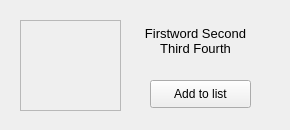
<?xml version="1.0" encoding="UTF-8"?>
<ui version="4.0">
 <class>WidgetForList</class>
 <widget class="QWidget" name="WidgetForList">
  <property name="geometry">
   <rect>
    <x>0</x>
    <y>0</y>
    <width>290</width>
    <height>130</height>
   </rect>
  </property>
  <property name="maximumSize">
   <size>
    <width>290</width>
    <height>130</height>
   </size>
  </property>
  <property name="windowTitle">
   <string>Form</string>
  </property>
  <widget class="QFrame" name="frame">
   <property name="geometry">
    <rect>
     <x>20</x>
     <y>20</y>
     <width>101</width>
     <height>91</height>
    </rect>
   </property>
   <property name="frameShape">
    <enum>QFrame::StyledPanel</enum>
   </property>
   <property name="frameShadow">
    <enum>QFrame::Raised</enum>
   </property>
  </widget>
  <widget class="QLabel" name="label">
   <property name="geometry">
    <rect>
     <x>140</x>
     <y>10</y>
     <width>111</width>
     <height>61</height>
    </rect>
   </property>
   <property name="font">
    <font>
     <pointsize>10</pointsize>
    </font>
   </property>
   <property name="text">
    <string>Firstword Second Third Fourth</string>
   </property>
   <property name="alignment">
    <set>Qt::AlignCenter</set>
   </property>
   <property name="wordWrap">
    <bool>true</bool>
   </property>
  </widget>
  <widget class="QPushButton" name="pushButton">
   <property name="geometry">
    <rect>
     <x>150</x>
     <y>80</y>
     <width>101</width>
     <height>28</height>
    </rect>
   </property>
   <property name="cursor">
    <cursorShape>PointingHandCursor</cursorShape>
   </property>
   <property name="text">
    <string>Add to list</string>
   </property>
  </widget>
 </widget>
 <resources/>
 <connections/>
</ui>
